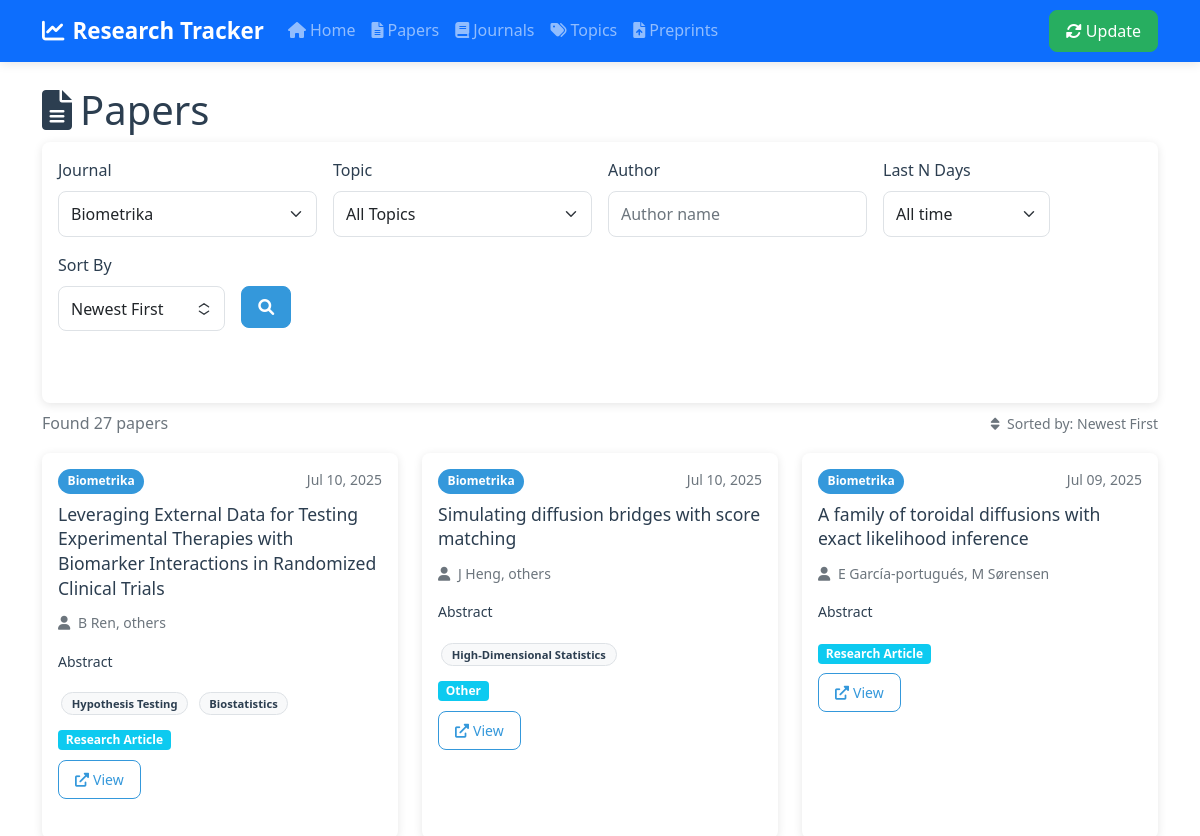
Page /papers?journal=Biometrika (upper part) on the earlier database version.
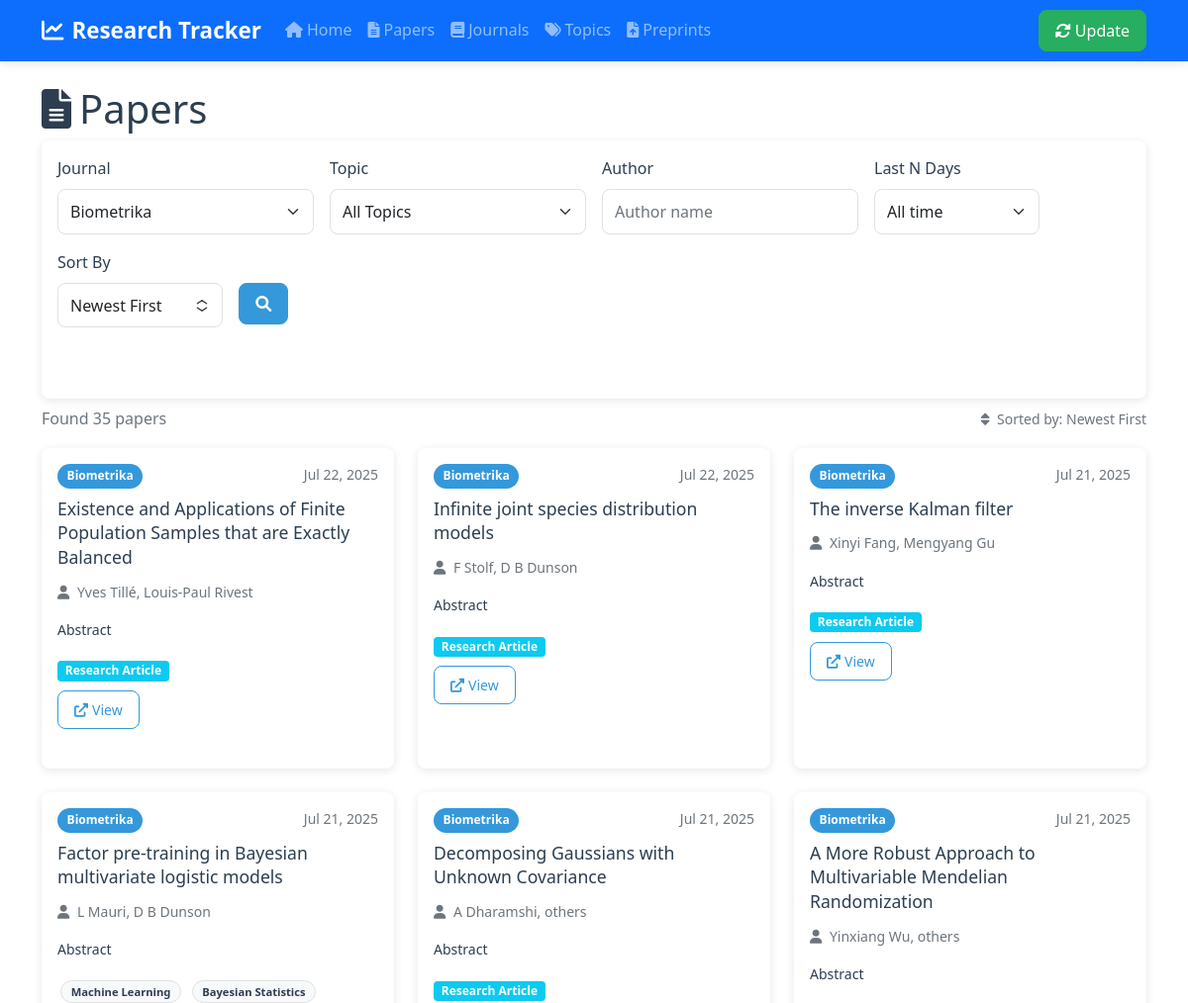
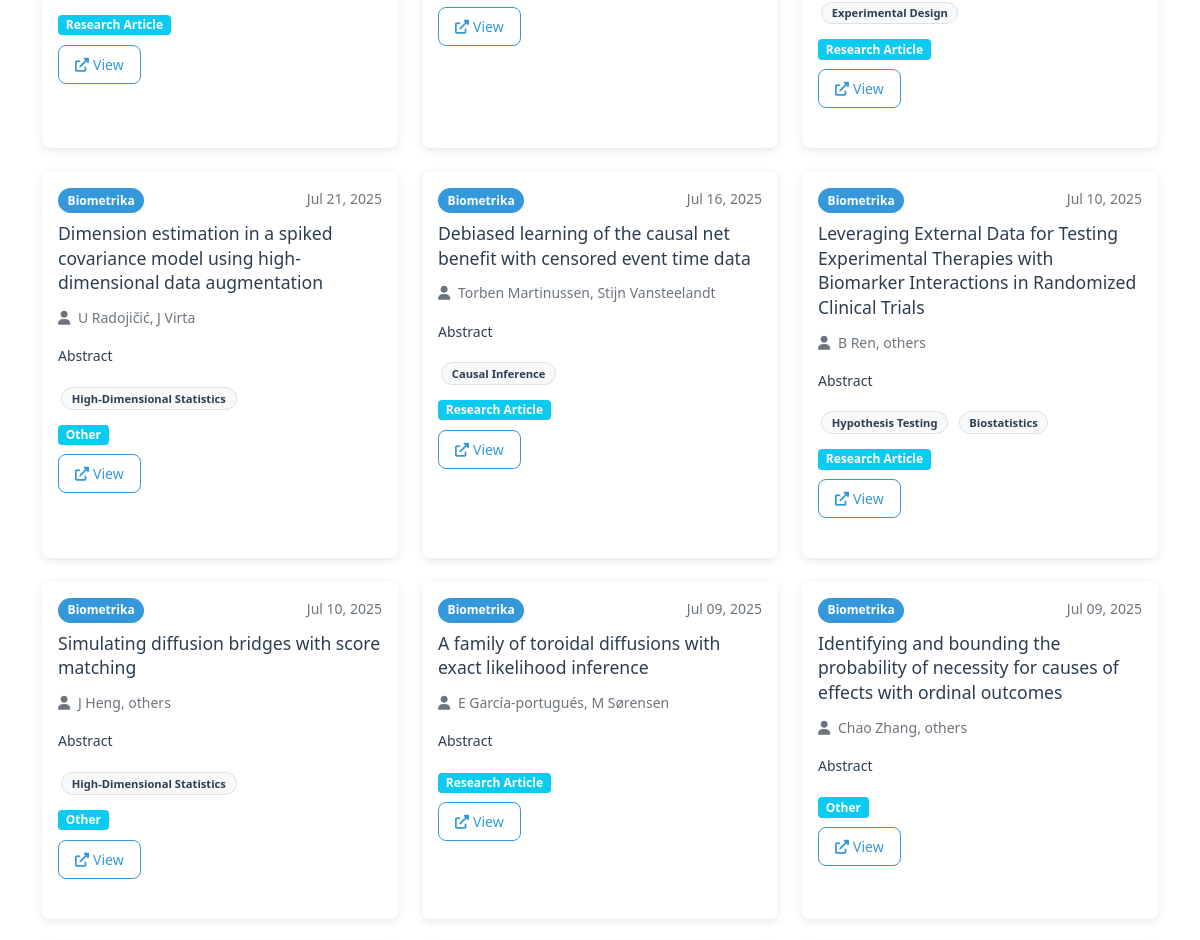
Same page on the later database version (2 pictures, top to bottom).
### app/models.py (models this page shows)
class Paper(Base):
    __tablename__ = 'papers'
    id = Column(Integer, primary_key=True, index=True)
    title = Column(String(500), index=True)
    abstract = Column(Text, nullable=True)
    doi = Column(String(200), nullable=True, unique=True)
    url = Column(String(500), nullable=True)
    pdf_url = Column(String(500), nullable=True)
    bibtex = Column(Text, nullable=True)  # Store BibTeX citation
    publication_date = Column(DateTime, nullable=True)
    accepted_date = Column(DateTime, nullable=True)
    scraped_date = Column(DateTime, default=datetime.utcnow)
    section = Column(String(100), nullable=True)  # Added section field
    journal_id = Column(Integer, ForeignKey('journals.id'))
    journal = relationship("Journal", back_populates="papers")
    authors = relationship("Author", secondary=paper_authors, back_populates="papers", order_by=paper_authors.c.author_order)
    topics = relationship("Topic", secondary=paper_topics, back_populates="papers")

class Journal(Base):
    __tablename__ = 'journals'
    id = Column(Integer, primary_key=True, index=True)
    name = Column(String(100), unique=True, index=True)
    abbreviation = Column(String(20), unique=True)
    url = Column(String(500))
    papers_url = Column(String(500))
    papers = relationship("Paper", back_populates="journal")

class Author(Base):
    __tablename__ = 'authors'
    id = Column(Integer, primary_key=True, index=True)
    name = Column(String(200), index=True)
    email = Column(String(200), nullable=True)
    affiliation = Column(String(500), nullable=True)
    papers = relationship("Paper", secondary=paper_authors, back_populates="authors")

class Topic(Base):
    __tablename__ = 'topics'
    id = Column(Integer, primary_key=True, index=True)
    name = Column(String(100), unique=True, index=True)
    description = Column(Text, nullable=True)
    papers = relationship("Paper", secondary=paper_topics, back_populates="topics")

### app/main.py (the view)
@app.get("/papers", response_class=HTMLResponse)
async def papers(
    request: Request,
    journal: Optional[str] = None,
    author: Optional[str] = None,
    topic: Optional[str] = None,
    days: Optional[str] = None,
    sort: Optional[str] = "date_desc",
    db: Session = Depends(get_db)
):
    query = db.query(Paper)
    if journal:
        query = query.join(Journal).filter(Journal.name == journal)
    if author:
        author_search = author.strip()
        if ',' in author_search:
            parts = [part.strip() for part in author_search.split(',')]
            if len(parts) == 2:
                last_name, first_name = parts
                converted_name = f"{first_name} {last_name}"
                query = query.join(Paper.authors).filter(
                    Author.name.contains(author_search) |
                    Author.name.contains(converted_name)
                )
            else:
                query = query.join(Paper.authors).filter(Author.name.contains(author_search))
        else:
            parts = author_search.split()
            if len(parts) >= 2:
                first_name = parts[0]
                last_name = ' '.join(parts[1:])
                converted_name = f"{last_name}, {first_name}"
                query = query.join(Paper.authors).filter(
                    Author.name.contains(author_search) |
                    Author.name.contains(converted_name)
                )
            else:
                query = query.join(Paper.authors).filter(Author.name.contains(author_search))
    if topic:
        query = query.join(Paper.topics).filter(Topic.name == topic)
    days_int = None
    if days and days.strip():
        try:
            days_int = int(days)
            cutoff_date = datetime.utcnow() - timedelta(days=days_int)
            query = query.filter(
                (Paper.publication_date.is_not(None) & (Paper.publication_date >= cutoff_date)) |
                (Paper.publication_date.is_(None) & (Paper.scraped_date >= cutoff_date))
            )
        except ValueError:
            pass
    if sort == "date_asc":
        query = query.order_by(
            func.coalesce(Paper.publication_date, Paper.scraped_date).asc()
        )
    elif sort == "title_asc":
        query = query.order_by(Paper.title.asc())
    elif sort == "title_desc":
        query = query.order_by(Paper.title.desc())
    else:  # default: date_desc
        query = query.order_by(
            desc(func.coalesce(Paper.publication_date, Paper.scraped_date))
        )
    papers = query.all()
    journals = db.query(Journal).all()
    topics = db.query(Topic).all()
    return templates.TemplateResponse("papers.html", {
        "request": request,
        "papers": papers,
        "journals": journals,
        "topics": topics,
        "selected_journal": journal,
        "selected_author": author,
        "selected_topic": topic,
        "selected_days": days_int,
        "selected_sort": sort
    })

### templates/papers.html (shortened to what the changed rows need)
{% extends "base.html" %}
{% block content %}
<div class="row mb-4">
    <div class="col-12">
        <h1><i class="fas fa-file-alt me-2"></i>Papers</h1>
    </div>
</div>
<div class="row mt-5">
    <div class="col-12">
        {% if papers %}
        <div class="d-flex flex-column flex-sm-row justify-content-between align-items-start align-items-sm-center mb-3 gap-2 mt-3">
            <p class="text-muted mb-0">Found {{ papers | length }} papers</p>
            <small class="text-muted">
                <i class="fas fa-sort me-1"></i>
                {% if selected_sort == 'date_asc' %}Sorted by: Oldest First
                {% elif selected_sort == 'title_asc' %}Sorted by: Title A-Z
                {% elif selected_sort == 'title_desc' %}Sorted by: Title Z-A
                {% else %}Sorted by: Newest First
                {% endif %}
            </small>
        </div>
        <div class="row">
            {% for paper in papers %}
            <div class="col-md-6 col-lg-4 mb-4">
                <div class="card paper-card h-100">
                    <div class="card-body">
                        <div class="d-flex justify-content-between align-items-start mb-2">
                            <span class="badge bg-primary journal-badge">{{ paper.journal.abbreviation if paper.journal else 'Unknown' }}</span>
                            <small class="text-muted">{{ paper.publication_date.strftime('%b %d, %Y') if paper.publication_date else (paper.scraped_date.strftime('%b %d, %Y') if paper.scraped_date else '') }}</small>
                        </div>
                        <h5 class="card-title">
                            <a href="/paper/{{ paper.id }}" class="text-decoration-none">{{ paper.title }}</a>
                        </h5>
                        {% if paper.authors %}
                        <p class="card-text text-muted small">
                            <i class="fas fa-user me-1"></i>
                            {{ (paper.authors | format_authors)[:3] | join(', ') }}
                        </p>
                        {% endif %}
                        {% if paper.abstract %}
                        <p class="card-text small">
                            {{ paper.abstract[:150] }}{% if paper.abstract | length > 150 %}...{% endif %}
                        </p>
                        {% endif %}
                        {% if paper.topics %}
                        <div class="mb-2">
                            {% for topic in paper.topics[:3] %}
                            <span class="badge bg-secondary topic-tag">{{ topic.name }}</span>
                            {% endfor %}
                        </div>
                        {% endif %}
                        {% if paper.section %}
                        <div class="mb-2">
                            <span class="badge bg-info">{{ paper.section }}</span>
                        </div>
                        {% endif %}
                        <div class="d-flex gap-2">
                            {% if paper.url %}
                            <a href="{{ paper.url }}" class="btn btn-sm btn-outline-primary" target="_blank">
                                <i class="fas fa-external-link-alt me-1"></i>View
                            </a>
                            {% endif %}
                        </div>
                    </div>
                </div>
            </div>
            {% endfor %}
        </div>
        {% else %}
        <div class="alert alert-info">
            <i class="fas fa-info-circle me-2"></i>
            No papers found matching your criteria. Try adjusting the filters or click "Update" to scrape for new papers.
        </div>
        {% endif %}
    </div>
</div>
{% endblock %}

Differences in the rows shown:
added Paper: journal "Biometrika", publication_date "Jul 22, 2025", title "Existence and Applications of Finite Population Samples that are Exactly Balanced", abstract "Abstract", section "Research Article"
added Author: name.name "Yves Tillé, Louis-Paul Rivest"
added Paper: journal "Biometrika", publication_date "Jul 22, 2025", title "Infinite joint species distribution models", abstract "Abstract", section "Research Article"
added Author: name.name "F Stolf, D B Dunson"
added Paper: journal "Biometrika", publication_date "Jul 21, 2025", title "The inverse Kalman filter", abstract "Abstract", section "Research Article"
added Author: name.name "Xinyi Fang, Mengyang Gu"
added Paper: journal "Biometrika", publication_date "Jul 21, 2025", title "Factor pre-training in Bayesian multivariate logistic models", abstract "Abstract", section "Research Article"
added Author: name.name "L Mauri, D B Dunson"
now on this page (row unchanged): Topic: name "Machine Learning", shown under "Biometrika"
now on this page (row unchanged): Topic: name "Bayesian Statistics", shown under "Biometrika"
added Paper: journal "Biometrika", publication_date "Jul 21, 2025", title "Decomposing Gaussians with Unknown Covariance", abstract "Abstract", section "Research Article"
added Author: name.name "A Dharamshi, others"
added Paper: journal "Biometrika", publication_date "Jul 21, 2025", title "A More Robust Approach to Multivariable Mendelian Randomization", abstract "Abstract", section "Research Article"
added Author: name.name "Yinxiang Wu, others"
now on this page (row unchanged): Topic: name "Experimental Design", shown under "Biometrika"
added Paper: journal "Biometrika", publication_date "Jul 21, 2025", title "Dimension estimation in a spiked covariance model using high-dimensional data augmentation", abstract "Abstract", section "Other", Topic (name "High-Dimensional Statistics")
added Author: name.name "U Radojičić, J Virta"
added Paper: journal "Biometrika", publication_date "Jul 16, 2025", title "Debiased learning of the causal net benefit with censored event time data", abstract "Abstract", section "Research Article"
added Author: name.name "Torben Martinussen, Stijn Vansteelandt"
now on this page (row unchanged): Topic: name "Causal Inference", shown under "Biometrika"
now on this page (row unchanged): Paper: journal "Biometrika", publication_date "Jul 09, 2025", title "Identifying and bounding the probability of necessity for causes of effects with ordinal outcomes", abstract "Abstract", section "Other"
now on this page (row unchanged): Author: name.name "Chao Zhang, others"
Other differences:
{{ papers | length }}: "27" → "35"
